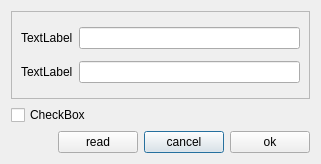
<?xml version="1.0" encoding="UTF-8"?>
<ui version="4.0">
 <class>OscCalibrDialog</class>
 <widget class="QDialog" name="OscCalibrDialog">
  <property name="windowModality">
   <enum>Qt::WindowModal</enum>
  </property>
  <property name="geometry">
   <rect>
    <x>0</x>
    <y>0</y>
    <width>321</width>
    <height>164</height>
   </rect>
  </property>
  <property name="windowTitle">
   <string>Dialog</string>
  </property>
  <layout class="QGridLayout" name="gridLayout_2">
   <item row="2" column="2">
    <widget class="QPushButton" name="pushCancel">
     <property name="text">
      <string>cancel</string>
     </property>
    </widget>
   </item>
   <item row="2" column="0">
    <spacer name="horizontalSpacer">
     <property name="orientation">
      <enum>Qt::Horizontal</enum>
     </property>
     <property name="sizeHint" stdset="0">
      <size>
       <width>40</width>
       <height>20</height>
      </size>
     </property>
    </spacer>
   </item>
   <item row="2" column="3">
    <widget class="QPushButton" name="pushOk">
     <property name="text">
      <string>ok</string>
     </property>
    </widget>
   </item>
   <item row="1" column="0" colspan="4">
    <widget class="QCheckBox" name="chkMemOffset">
     <property name="text">
      <string>CheckBox</string>
     </property>
    </widget>
   </item>
   <item row="2" column="1">
    <widget class="QPushButton" name="pushRead">
     <property name="text">
      <string>read</string>
     </property>
    </widget>
   </item>
   <item row="0" column="0" colspan="4">
    <widget class="QFrame" name="frmSN">
     <property name="frameShape">
      <enum>QFrame::StyledPanel</enum>
     </property>
     <property name="frameShadow">
      <enum>QFrame::Raised</enum>
     </property>
     <layout class="QGridLayout" name="gridLayout">
      <item row="0" column="0">
       <widget class="QLabel" name="lblLoc">
        <property name="text">
         <string>TextLabel</string>
        </property>
       </widget>
      </item>
      <item row="0" column="1">
       <widget class="QLineEdit" name="txiLoc"/>
      </item>
      <item row="1" column="0">
       <widget class="QLabel" name="lblVal">
        <property name="text">
         <string>TextLabel</string>
        </property>
       </widget>
      </item>
      <item row="1" column="1">
       <widget class="QLineEdit" name="txiVal"/>
      </item>
     </layout>
    </widget>
   </item>
  </layout>
 </widget>
 <resources/>
 <connections/>
</ui>
